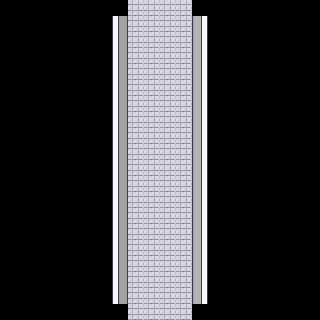

The image is a tile-based game level rendered from a .tmx file. Its description and complete source (layers, tilesets, objects, tile grids) follow:
An orthogonal 20x20 tile map with 16x16 px tiles, 1 tile layer (Tile Layer 1), 2 tilesets and 2 objects.

<map version="1.10" tiledversion="1.10.1" orientation="orthogonal" renderorder="right-down" width="20" height="20" tilewidth="16" tileheight="16" infinite="0" nextlayerid="3" nextobjectid="3">
 <tileset firstgid="1" source="../../Tileset/Room_Builder_3d_walls.tsx" />
 <tileset firstgid="1321" source="../../Tileset/Floors.tsx" />
 <layer id="1" name="Tile Layer 1" width="20" height="20">
  <data encoding="csv">
0,0,0,0,0,0,0,0,1367,1367,1367,1367,0,0,0,0,0,0,0,0,
0,0,0,0,0,0,0,130,1367,1367,1367,1367,62,0,0,0,0,0,0,0,
0,0,0,0,0,0,0,130,1367,1367,1367,1367,62,0,0,0,0,0,0,0,
0,0,0,0,0,0,0,130,1367,1367,1367,1367,62,0,0,0,0,0,0,0,
0,0,0,0,0,0,0,130,1367,1367,1367,1367,62,0,0,0,0,0,0,0,
0,0,0,0,0,0,0,130,1367,1367,1367,1367,62,0,0,0,0,0,0,0,
0,0,0,0,0,0,0,130,1367,1367,1367,1367,62,0,0,0,0,0,0,0,
0,0,0,0,0,0,0,130,1367,1367,1367,1367,62,0,0,0,0,0,0,0,
0,0,0,0,0,0,0,130,1367,1367,1367,1367,62,0,0,0,0,0,0,0,
0,0,0,0,0,0,0,130,1367,1367,1367,1367,62,0,0,0,0,0,0,0,
0,0,0,0,0,0,0,130,1367,1367,1367,1367,62,0,0,0,0,0,0,0,
0,0,0,0,0,0,0,130,1367,1367,1367,1367,62,0,0,0,0,0,0,0,
0,0,0,0,0,0,0,130,1367,1367,1367,1367,62,0,0,0,0,0,0,0,
0,0,0,0,0,0,0,130,1367,1367,1367,1367,62,0,0,0,0,0,0,0,
0,0,0,0,0,0,0,130,1367,1367,1367,1367,62,0,0,0,0,0,0,0,
0,0,0,0,0,0,0,130,1367,1367,1367,1367,62,0,0,0,0,0,0,0,
0,0,0,0,0,0,0,130,1367,1367,1367,1367,62,0,0,0,0,0,0,0,
0,0,0,0,0,0,0,130,1367,1367,1367,1367,62,0,0,0,0,0,0,0,
0,0,0,0,0,0,0,130,1367,1367,1367,1367,62,0,0,0,0,0,0,0,
0,0,0,0,0,0,0,0,1367,1367,1367,1367,0,0,0,0,0,0,0,0
</data>
 </layer>
 <objectgroup id="2" name="Block">
  <object id="1" x="110.667" y="-0.666667" width="98" height="18" />
  <object id="2" x="114" y="300.667" width="96" height="25.3333" />
 </objectgroup>
</map>
